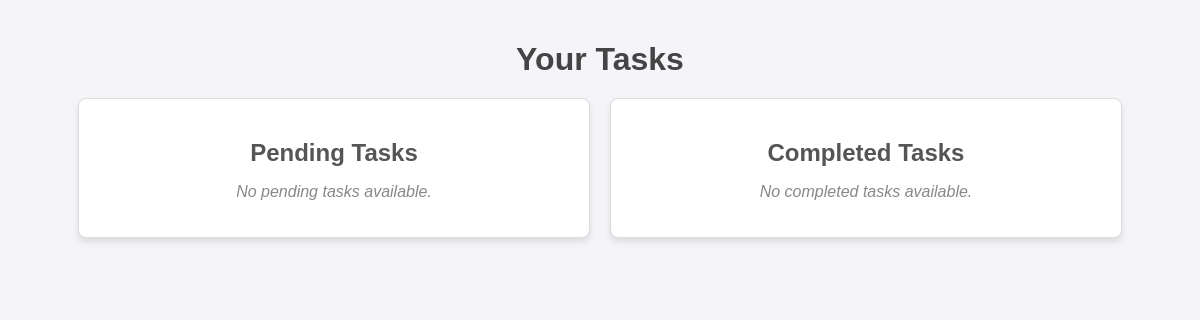
/diplayTL/, run on an earlier commit of the app's database.
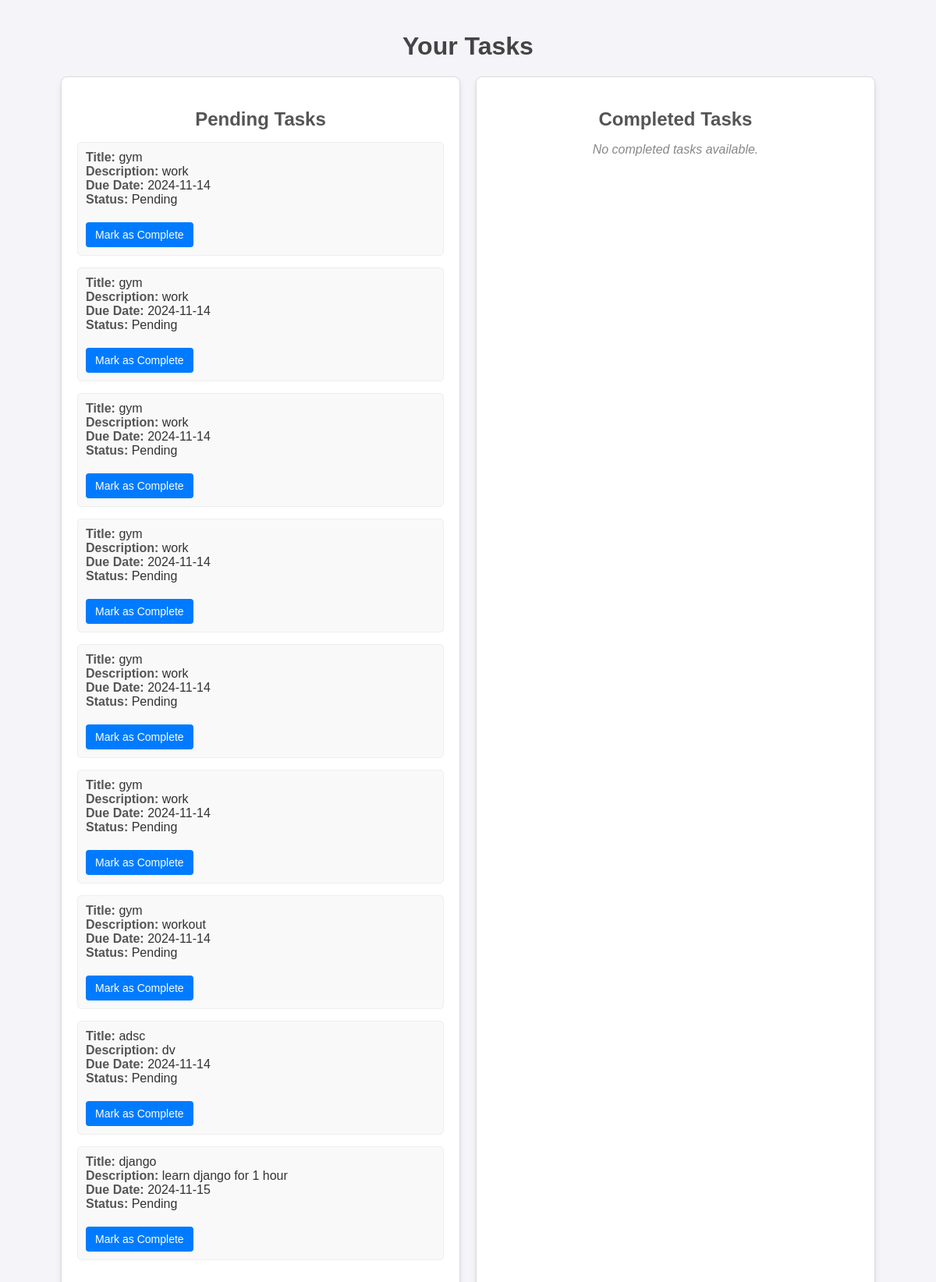
And on a later commit of the database.
### polls/models.py (models this page shows, shortened)
class Task(models.Model):
    user = models.ForeignKey(User,on_delete=models.CASCADE)
    title = models.CharField(max_length=200)
    description = models.TextField(blank=True)
    due_date =models.DateField(null=True,blank=True)
    priority =models.CharField(max_length=20 ,choices=[('High','High'),('Medium','Medium'),('Low','Low')])
    status = models.CharField(max_length=20 ,choices=[('Pending','Pending'),('Completed','completed')])
    is_completed = models.BooleanField(default=False)

### polls/views.py (the view)
# urls.py: path("diplayTL/",views.display_tasks,name="displayTL"),
def display_tasks(request):
    pending_tasks = Task.objects.filter(is_completed=False)
    completed_tasks = Task.objects.filter(is_completed=True)
    return render(request, 'polls/displayTL.html', {
        'pending_tasks': pending_tasks,
        'completed_tasks': completed_tasks,
    })

### polls/templates/polls/displayTL.html (shortened to what this page needs)
<!DOCTYPE html>
<html lang="en">
<head>
</head>
<body>
    <h1>Your Tasks</h1>
    <div class="container">
        <div class="task-box">
            <h2>Pending Tasks</h2>
            <ul>
                {% for task in pending_tasks %}
                    <li>
                        <strong>Title:</strong> {{ task.title }}<br>
                        <strong>Description:</strong> {{ task.description }}<br>
                        <strong>Due Date:</strong> {{ task.due_date|date:"Y-m-d" }}<br>
                        <strong>Status:</strong> Pending<br>
                        <form action="{% url 'complete_task' task.id %}" method="POST" style="margin-top: 10px;">
                            <button type="submit">Mark as Complete</button>
                        </form>
                    </li>
                {% empty %}
                    <p>No pending tasks available.</p>
                {% endfor %}
            </ul>
        </div>
        <div class="task-box">
            <h2>Completed Tasks</h2>
            <ul>
                {% for task in completed_tasks %}
                    <li>
                        <strong>Title:</strong> {{ task.title }}<br>
                        <strong>Description:</strong> {{ task.description }}<br>
                        <strong>Due Date:</strong> {{ task.due_date|date:"Y-m-d" }}<br>
                        <strong>Status:</strong> Completed<br>
                    </li>
                {% empty %}
                    <p>No completed tasks available.</p>
                {% endfor %}
            </ul>
        </div>
    </div>
</body>
</html>

### polls/templates/polls/displayTL.html (style rules this page uses)
body { font-family: Arial, sans-serif; margin: 0; padding: 20px; background-color: #f4f4f9; color: #333; display: flex; flex-direction: column; align-items: center; }
h1 { margin-bottom: 20px; color: #444; }
.container { display: flex; gap: 20px; flex-wrap: wrap; justify-content: center; width: 90%; }
.task-box { flex: 1 1 300px; max-width: 500px; padding: 20px; border: 1px solid #ddd; border-radius: 8px; background-color: #ffffff; box-shadow: 0px 4px 6px rgba(0, 0, 0, 0.1); }
h2 { text-align: center; margin-bottom: 15px; color: #555; }
ul { list-style-type: none; padding: 0; margin: 0; }
li { margin-bottom: 15px; padding: 10px; background-color: #f9f9f9; border-radius: 5px; border: 1px solid #eee; }
li strong { color: #555; }
li button { margin-top: 10px; padding: 8px 12px; background-color: #007BFF; color: white; border: none; border-radius: 4px; cursor: pointer; font-size: 14px; }
p { text-align: center; font-style: italic; color: #888; }

What changed in the data, as far as the page shows it:
added Task: title "gym", description "work", due_date "2024-11-14"
added Task: title "gym", description "work", due_date "2024-11-14"
added Task: title "gym", description "work", due_date "2024-11-14"
added Task: title "gym", description "work", due_date "2024-11-14"
added Task: title "gym", description "work", due_date "2024-11-14"
added Task: title "gym", description "work", due_date "2024-11-14"
added Task: title "gym", description "workout", due_date "2024-11-14"
added Task: title "adsc", description "dv", due_date "2024-11-14"
added Task: title "django", description "learn django for 1 hour", due_date "2024-11-15"
Also different on the page:
text no longer shown: "No pending tasks available."
